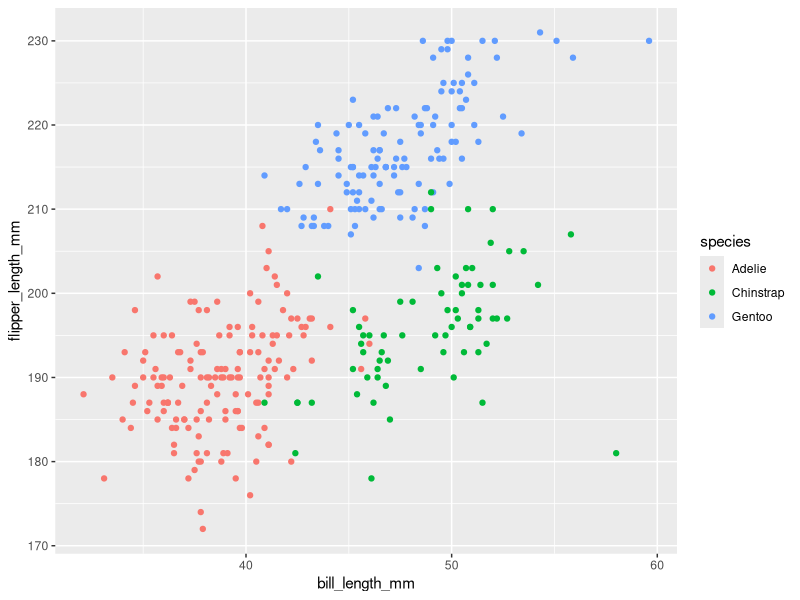
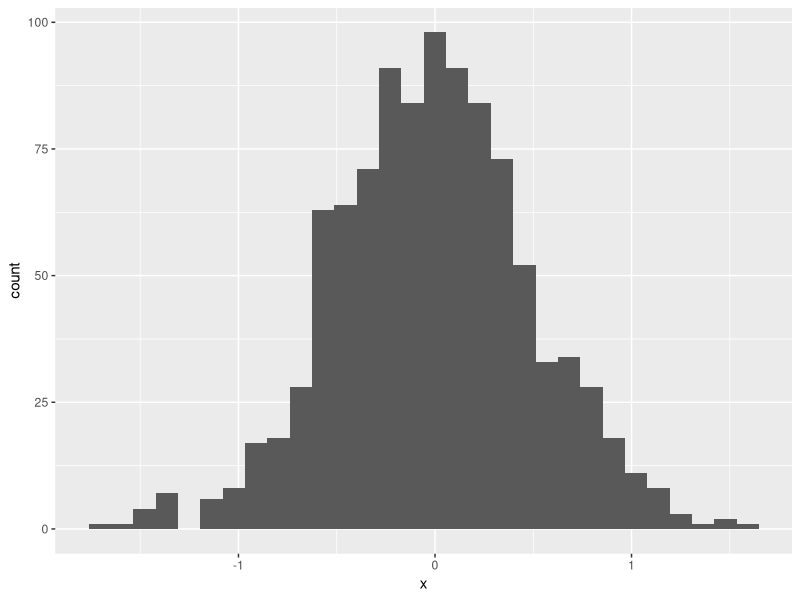
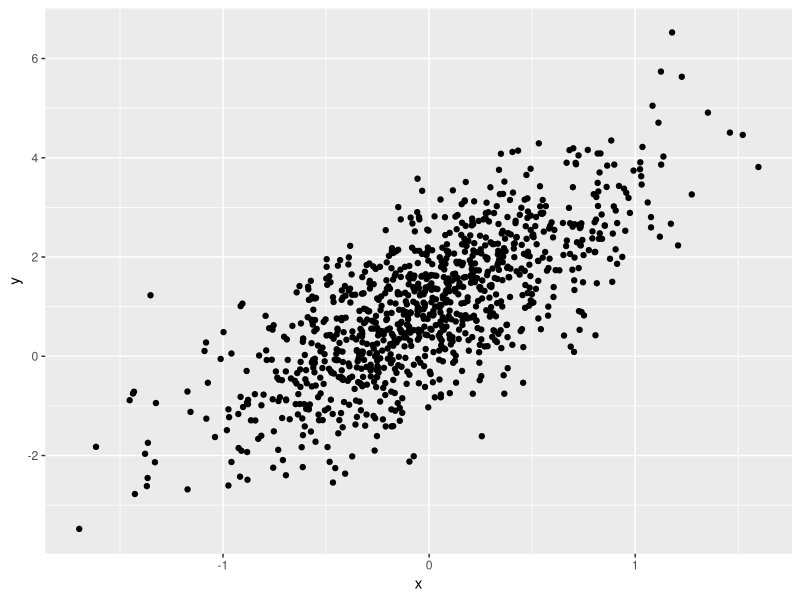
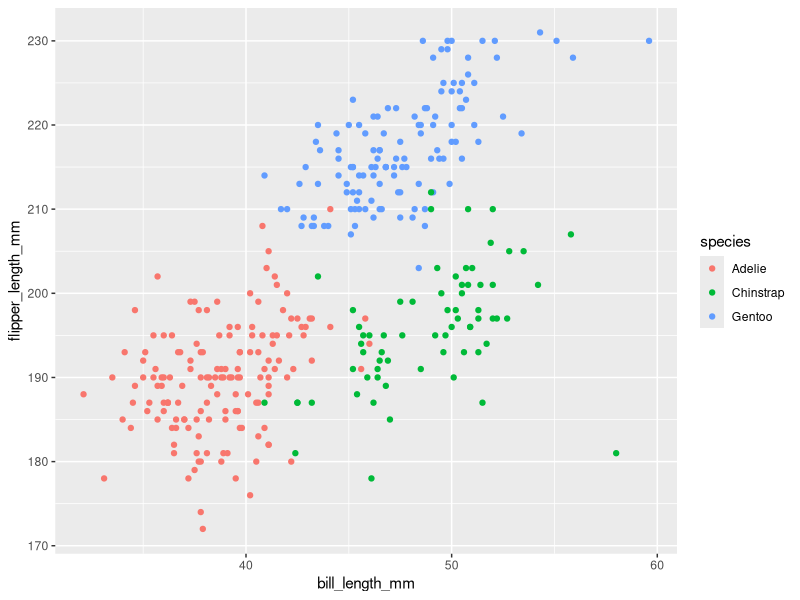

Generate these figures, in order, with R:
## ---- chunk 1
data("penguins", package = "palmerpenguins")
penguins

nrow(penguins)

ncol(penguins)

df = penguins

mean (df$flipper_length_mm, na.rm = TRUE)

## ---- chunk 2
library(tidyverse)
scatterplot = ggplot(penguins, aes(x = bill_length_mm,
                                   y = flipper_length_mm, 
                                   col = species)) + geom_point()

scatterplot

ggsave("HW1scatterplot.pdf", plot = scatterplot )
## ---- chunk 3
library(tidyverse)

Data_frame = tibble(
  vec_norm = rnorm(10),
  vec_logical = vec_norm>0,
  vec_char = c("a", "b", "c", "a", "b", "c", "a", "b", "c", "d"),
  vec_factor = factor(c("low", "medium", "high", "low", "medium", "high",
                        "low", "medium", "high", "low"), levels= c( "low", "medium", "high"))

)

mean (Data_frame$vec_norm, na.rm = TRUE)
mean (Data_frame$vec_logical, na.rm = TRUE)
mean (Data_frame$vec_char, na.rm = TRUE)
mean (Data_frame$factor, na.rm = TRUE)

  
## ---- chunk 4
set.seed(1234)

plot_df = tibble(
  x = rnorm(1000, sd = .5),
  y = 1 + 2 * x + rnorm(1000)
)
## ---- chunk 5
ggplot(plot_df, aes(x = x)) + geom_histogram()
## ---- chunk 6
ggplot(plot_df, aes(x = x, y = y)) + geom_point()
